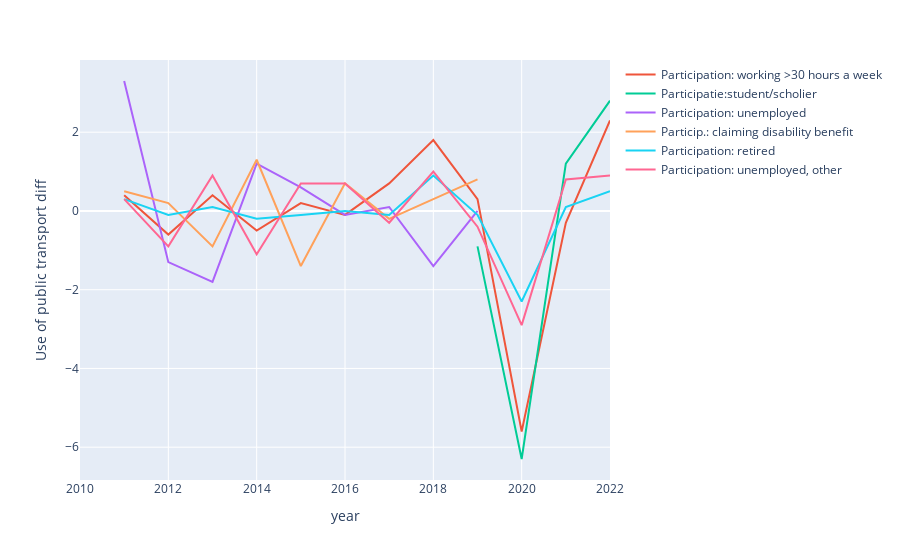

The cell this chart's notebook holds for it:
### Code cell
dict_draw(d, particip, 'Use of public transport diff')

### Figure 1 — Plotly figure (JSON) as saved in the notebook; plotly's stock layout.template omitted (floating-point values rounded to 4 significant figures)
{"data": [{"hovertemplate": "<extra></extra>", "legendgroup": "", "line": {"color": "#636efa", "dash": "solid"}, "marker": {"symbol": "circle"}, "mode": "lines", "name": "", "orientation": "v", "showlegend": false, "type": "scatter", "xaxis": "x", "yaxis": "y"}, {"mode": "lines", "name": "Participation: working >30 hours a week", "type": "scatter", "x": [2010, 2011, 2012, 2013, 2014, 2015, 2016, 2017, 2018, 2019, 2020, 2021, 2022], "y": [null, 0.4, -0.6, 0.4, -0.5, 0.2, -0.1, 0.7, 1.8, 0.3, -5.6, -0.3, 2.3]}, {"mode": "lines", "name": "Participatie:student/scholier", "type": "scatter", "x": [2018, 2019, 2020, 2021, 2022], "y": [null, -0.9, -6.3, 1.2, 2.8]}, {"mode": "lines", "name": "Participation: unemployed", "type": "scatter", "x": [2010, 2011, 2012, 2013, 2014, 2015, 2016, 2017, 2018, 2019, 2020, 2021, 2022], "y": [null, 3.3, -1.3, -1.8, 1.2, 0.6, -0.1, 0.1, -1.4, 0, null, null, 1.2]}, {"mode": "lines", "name": "Particip.: claiming disability benefit", "type": "scatter", "x": [2010, 2011, 2012, 2013, 2014, 2015, 2016, 2017, 2018, 2019, 2020, 2021, 2022], "y": [null, 0.5, 0.2, -0.9, 1.3, -1.4, 0.7, -0.2, 0.3, 0.8, null, null, null]}, {"mode": "lines", "name": "Participation: retired", "type": "scatter", "x": [2010, 2011, 2012, 2013, 2014, 2015, 2016, 2017, 2018, 2019, 2020, 2021, 2022], "y": [null, 0.3, -0.1, 0.1, -0.2, -0.1, 0, -0.1, 0.9, -0.1, -2.3, 0.1, 0.5]}, {"mode": "lines", "name": "Participation: unemployed, other", "type": "scatter", "x": [2010, 2011, 2012, 2013, 2014, 2015, 2016, 2017, 2018, 2019, 2020, 2021, 2022], "y": [null, 0.3, -0.9, 0.9, -1.1, 0.7, 0.7, -0.3, 1, -0.4, -2.9, 0.8, 0.9]}], "layout": {"autosize": true, "legend": {"tracegroupgap": 0}, "margin": {"t": 60}, "xaxis": {"anchor": "y", "autorange": true, "domain": [0, 1], "range": [2010, 2022], "title": {"text": "year"}, "type": "linear"}, "yaxis": {"anchor": "x", "autorange": true, "domain": [0, 1], "range": [-6.833, 3.833], "title": {"text": "Use of public transport diff"}, "type": "linear"}}}
